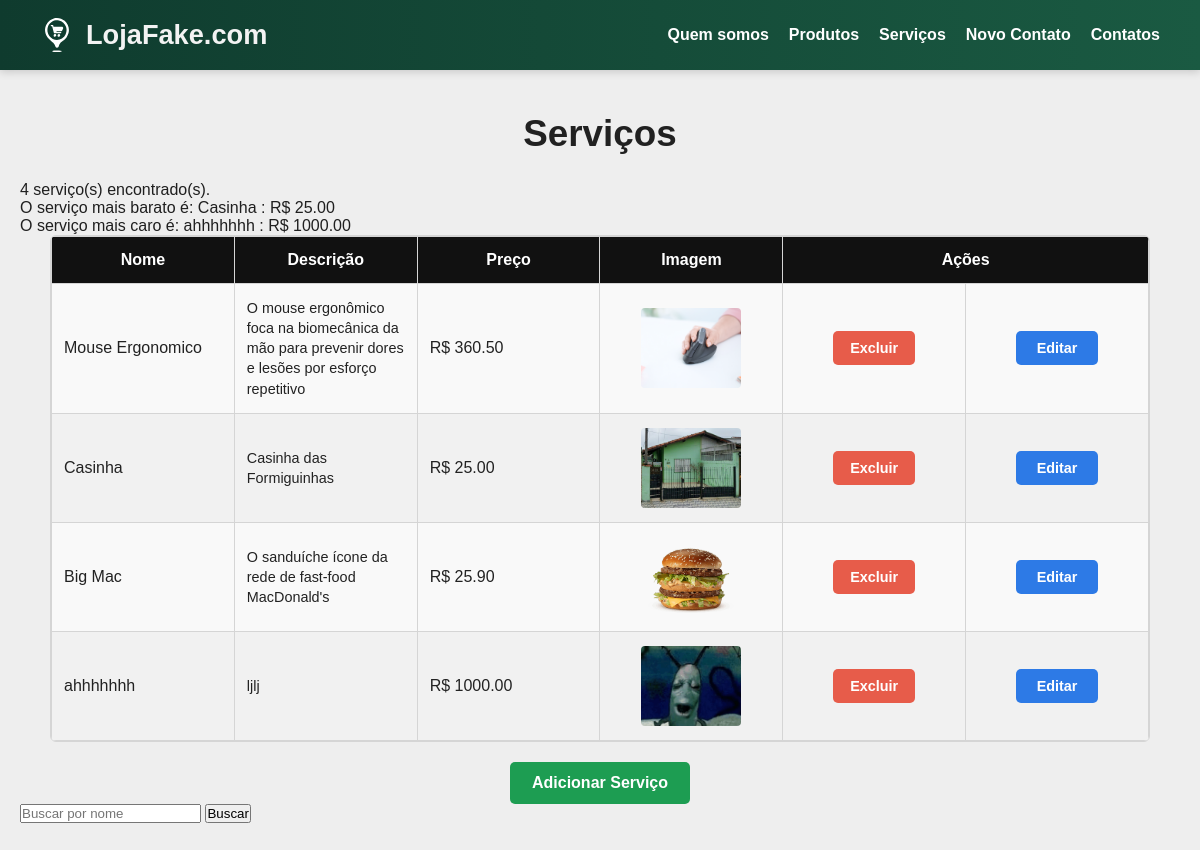
Page /servicos on the earlier database version.
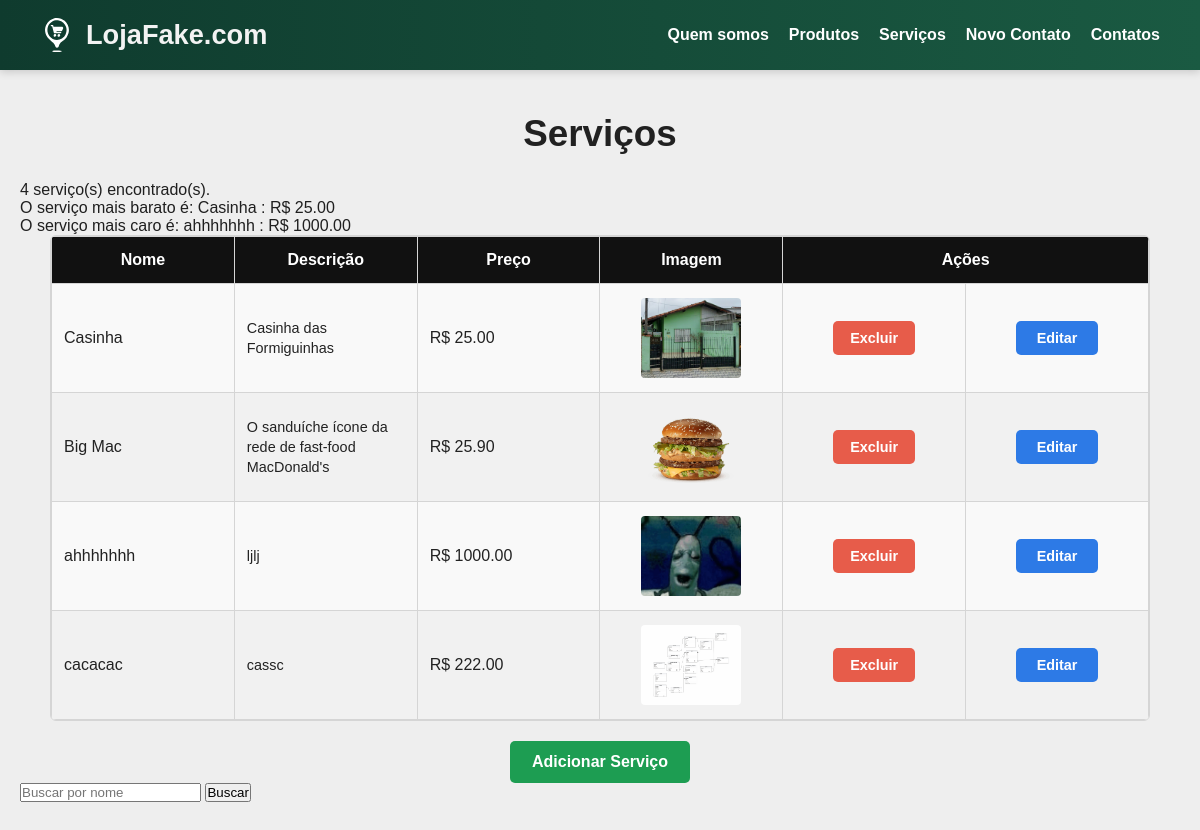
Same page on the later database version.
### ap/models.py (models this page shows, shortened)
class Servico(models.Model):
    nome = models.CharField(max_length=100)
    descricao = models.TextField(blank=True)
    preco = models.DecimalField(max_digits=10, decimal_places=2)
    imagem = models.ImageField(upload_to='servicos/', blank=True, null=True)
    ativo = models.BooleanField(default=True)
    criado_em = models.DateTimeField(auto_now_add=True)
    atualizado_em = models.DateTimeField(auto_now=True)
    categoria = models.ForeignKey(Categoria, on_delete=models.PROTECT, related_name='servicos', blank=True, null=True)

### ap/views.py (the view)
# urls.py: path("servicos", views.servicos, name="servicos"),
def servicos(request):
    servicos = Servico.objects.filter(ativo=True)
    servicos = servicos.exclude(preco=0)
    total_servicos = servicos.count()
    tem_servicos = servicos.exists()
    mais_barato = servicos.order_by('preco').first()
    mais_caro = servicos.order_by('-preco').first()
    busca = request.GET.get('busca')
    if busca:
        servicos = servicos.filter(nome__icontains=busca)
    contexto = {
        'servicos': servicos,
        'total_servicos': total_servicos,
        'tem_servicos': tem_servicos,
        'mais_barato': mais_barato,
        'mais_caro': mais_caro,
        'busca': busca,
    }
    return render (request, "servicos.html", contexto)

### ap/templates/servicos.html (shortened to what this page needs)
{% extends 'template.html' %}
{% load static %}
{% block estilos %}
<link rel="stylesheet" href="{% static 'css/servicos.css' %}">
{% endblock %}
{% block conteudo %}
    <h2 class="servicos-titulo">Serviços</h2>
    <div class="mensagem-sucesso">
        {% if tem_servicos %}
            <p>{{ total_servicos }} serviço(s) encontrado(s).</p>
            {% if mais_barato %}
                <p>O serviço mais barato é: {{ mais_barato.nome }} : R$ {{ mais_barato.preco }}</p>
            {% endif %}
            {% if mais_caro %}
                <p>O serviço mais caro é: {{ mais_caro.nome }} : R$ {{ mais_caro.preco }}</p>
            {% endif %}
        {% else %}
            <p>Nenhum serviço encontrado.</p>
        {% endif %}
    </div>
    <div class="tabela-servicos">
        <table>
            <thead>
                <tr>
                    <th>Nome</th>
                    <th>Descrição</th>
                    <th>Preço</th>
                    <th>Imagem</th>
                    <th colspan="2">Ações</th>
                </tr>
            </thead>
            <tbody>
                {% for servico in servicos %}
                <tr>
                    <td>{{ servico.nome }}</td>
                    <td>{{ servico.descricao }}</td>
                    <td>R$ {{ servico.preco }}</td>
                    <td>
                        {% if servico.imagem %}
                            <img src="{{ servico.imagem.url }}" alt="{{ servico.nome }}">
                        {% else %}
                            <span>Sem imagem</span>
                        {% endif %}
                    </td>
                    <td>
                        <a href="{% url 'excluirServico' servico.id %}" class="btn btn-excluir">Excluir</a>
                    </td>
                    <td>
                        <a href="{% url 'editarServico' servico.id %}" class="btn btn-editar">Editar</a>
                    </td>
                </tr>
                {% endfor %}
            </tbody>
        </table>
    </div>
    <div class="acao-adicionar">
        <a href="{% url 'addServico' %}" class="btn btn-adicionar">Adicionar Serviço</a>
    </div>
    <div class="busca">
        <form method="GET">
            <input type="text" name="busca" placeholder="Buscar por nome" value="{{busca|default:'' }}">
            <button type="submit">Buscar</button>
        </form>
    </div>
{% endblock %}

### ap/templates/template.html (shortened to what this page needs)
{% load static %}
<!DOCTYPE html>
<html lang="pt-br">
<head>
    <link rel="stylesheet" href="{% static 'css/style.css' %}">
    {% block estilos %}{% endblock %}
</head>
<body>
    <header>
        <a href="{% url 'produtos' %}" class="brand-link" aria-label="Ir para a página inicial">
            <div class="brand">
                <img src="{% static 'images/mercado.svg' %}" alt="Ícone de mercearia" class="brand-icon">
                <h1>LojaFake.com</h1>
            </div>
        </a>
        <nav>
            <a href="{% url 'index' %}">Quem somos</a>
            <a href="{% url 'produtos' %}">Produtos</a>
            <a href="{% url 'servicos' %}">Serviços</a>
            <a href="{% url 'novoContato' %}">Novo Contato</a>
            <a href="{% url 'contatos' %}">Contatos</a>
        </nav>
    </header>
    <main>
        {% block conteudo %}
        {% endblock %}
    </main>
</body>
</html>

### ap/static/css/style.css (style rules this page uses)
* { margin: 0; padding: 0; box-sizing: border-box; }
body { font-family: Arial, sans-serif; background: #ededed; color: #1f1f1f; }
header { display: flex; justify-content: space-between; align-items: center; gap: 16px; flex-wrap: wrap; padding: 18px 40px; background: linear-gradient(90deg, #0f3b2e 0%, #1a5a42 100%); box-shadow: 0 2px 8px rgba(0, 0, 0, 0.16); }
.brand-link { text-decoration: none; color: inherit; }
.brand { display: flex; align-items: center; gap: 12px; min-width: 0; transition: transform 0.2s ease; }
.brand-icon { width: 34px; height: 34px; object-fit: contain; border-radius: 10px; display: block; flex-shrink: 0; background: transparent; filter: brightness(0) invert(1); transition: transform 0.2s ease; }
h1 { font-size: clamp(1.7rem, 2vw, 2.2rem); font-weight: 700; color: #f3f3f3; line-height: 1; margin: 0; }
nav { display: flex; gap: 20px; align-items: center; flex-wrap: wrap; justify-content: flex-end; }
nav a { color: #ffffff; text-decoration: none; font-size: 1rem; font-weight: 600; transition: opacity 0.2s ease; }
main { padding: 28px 20px 60px; min-height: calc(100vh - 90px); }

### ap/static/css/servicos.css (style rules this page uses)
body { background: #eeeeee; }
.servicos-titulo { text-align: center; font-size: 2.3rem; font-weight: 700; margin: 15px 0 26px; color: #212121; }
.tabela-servicos { max-width: 1100px; margin: 0 auto; border: 1px solid #d5d5d5; border-radius: 6px; overflow: hidden; background: #f3f3f3; }
.tabela-servicos table { width: 100%; border-collapse: collapse; table-layout: fixed; }
.tabela-servicos th, .tabela-servicos td { border: 1px solid #d5d5d5; padding: 14px 12px; text-align: left; vertical-align: middle; font-size: 1rem; color: #222; word-wrap: break-word; overflow-wrap: anywhere; }
.tabela-servicos td:nth-child(2) { font-size: 0.9rem; line-height: 1.4; }
.tabela-servicos thead th { background: #111111; color: #ffffff; font-weight: 700; text-align: center; }
.tabela-servicos tbody td { background: #f9f9f9; }
.tabela-servicos tbody td:last-child, .tabela-servicos tbody td:nth-last-child(2) { text-align: center; vertical-align: middle; }
.tabela-servicos tbody tr:nth-child(even) td { background: #f1f1f1; }
.tabela-servicos img { display: block; width: 100px; height: 80px; object-fit: cover; border-radius: 4px; margin: 0 auto; }
.btn { display: inline-flex; align-items: center; justify-content: center; min-width: 82px; height: 34px; padding: 0 14px; border-radius: 5px; text-decoration: none; font-weight: 600; font-size: 0.9rem; text-align: center; color: #fff; transition: opacity 0.2s ease; }
.btn-excluir { background: #e75c4a; }
.btn-editar { background: #2d7ae6; }
.btn-adicionar { background: #1d9d52; padding: 0 22px; height: 42px; font-size: 1rem; }
.acao-adicionar { margin-top: 20px; text-align: center; }

Differences in the rows shown:
no longer on this page (row edited): Servico: nome "Mouse Ergonomico", descricao "O mouse ergonômico foca na biomecânica da mão para prevenir dores e lesões por esforço repetitivo", preco "360.50", imagem (picture)
added Servico: nome "cacacac", descricao "cassc", preco "222.00", imagem (picture)
